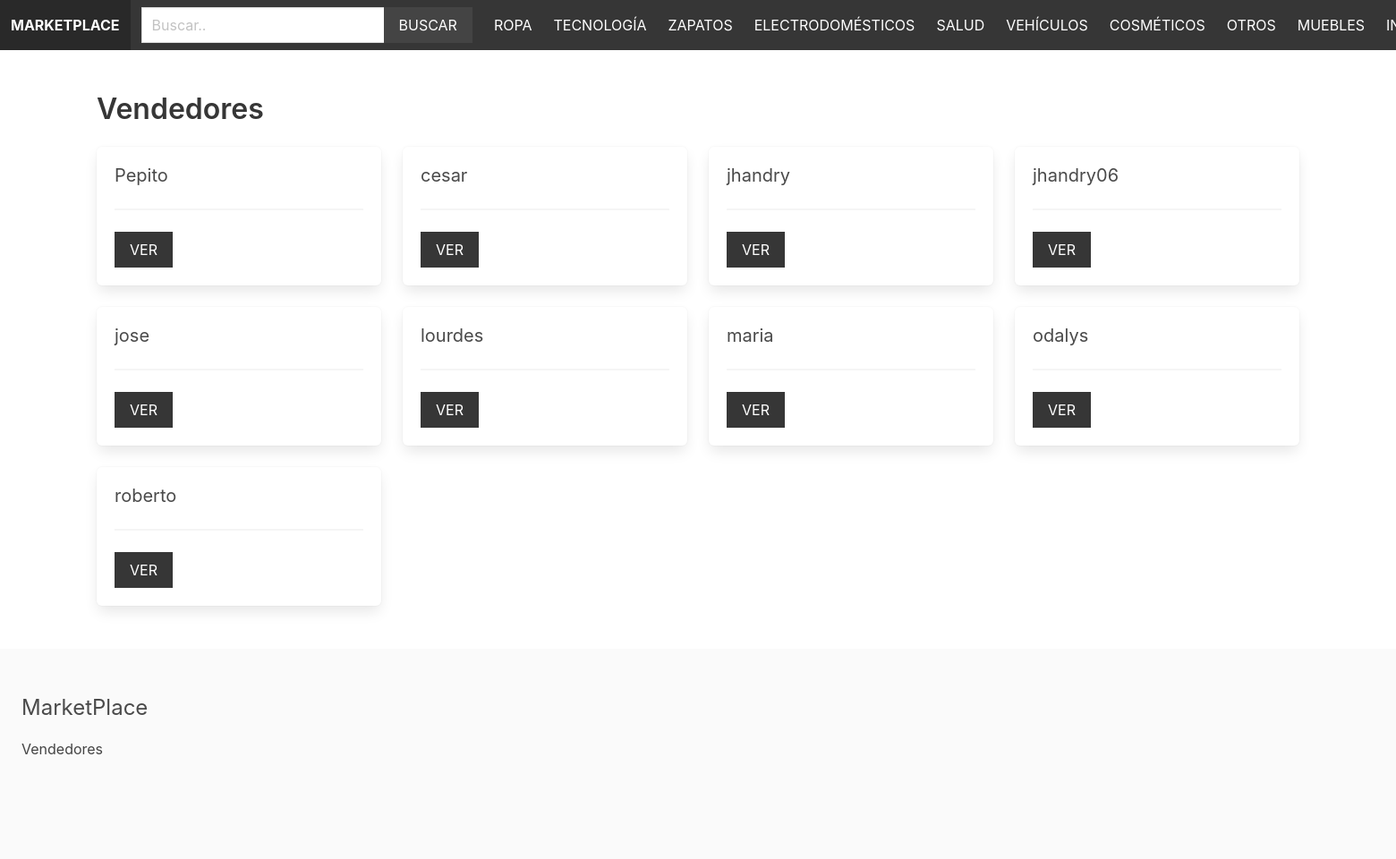
Screenshot of /registrar/ with the database file from the repository.
### AppProducto/models.py (models this page shows, shortened)
class Categoria(models.Model):
    titulo = models.CharField(max_length=255)
    slug = models.SlugField(max_length=255)
    ordering = models.IntegerField(default=0)
    class Meta:
        ordering = ['ordering']

### AppUsuario/models.py (models this page shows, shortened)
class Usuario(models.Model):
    nombre = models.CharField(max_length=255)
    fechadecreacion = models.DateTimeField(auto_now_add=True)
    propietario = models.OneToOneField(User, related_name='usuario', on_delete=models.CASCADE)
    class Meta:
        ordering= ['nombre']

### AppUsuario/views.py (the view)
# urls.py: path('', views.vendors,name='vendors'),
def vendors(request):
    vendors = Usuario.objects.all()
    return render(request, 'user/vendors.html', {'vendors': vendors})

### AppCarrito/carrito.py (called while the page is built)
    def __len__(self):
        return sum(item['quantity'] for item in self.cart.values())

### AppCarrito/context_processors.py (called while the page is built)
def carrito(request):
    return{'carrito': Carrito(request)}

### AppProducto/context_processors.py (called while the page is built)
def menu_categorias(request):
    categorias = Categoria.objects.all()
    return{'menu_categorias': categorias}

### AppUsuario/templates/user/vendors.html (shortened to what this page needs)
{% extends 'home/base.html' %}
{% block content %}
    <h1 class="title">Vendedores</h1>
    <div class="columns is-multiline">
        {% for vendor in vendors %}
            <div class="column is-3">
                <div class="box">
                    <h2 class="subtitle">{{ vendor.nombre }}</h2>
                    <hr>
                    <a href="{% url 'vendor' vendor.id  %}" class="button is-dark is-uppercase">Ver</a>
                </div>
            </div>
        {% endfor %}
    </div>
{% endblock %}

### AppHome/templates/home/base.html (shortened to what this page needs)
{% load static %}
<!DOCTYPE html>
<html>
    <head>
        <link rel="stylesheet" href="https://cdn.jsdelivr.net/npm/bulma@0.9.1/css/bulma.min.css">
        <link rel="stylesheet" href="{% static 'styles/main.css' %}">
    </head>
    <body>
        <nav class="navbar is-dark">
            <div class="navbar-brand">
                <a href="/" class="navbar-item"><strong>Marketplace</strong></a>
            </div>
            <div class="navbar-menu" id="main-navbar">
                <div class="navbar-start">
                    <div class="navbar-item">
                        <form method="get" action="{% url 'Buscar_view' %}">
                            <div class="field has-addons">
                                <div class="control">
                                    <input type="text" class="input" placeholder="Buscar.." name="query">
                                </div>
                                <div class="control">
                                    <button class="button is-dark is-uppercase">Buscar</button>
                                </div>
                            </div>
                        </form>
                    </div>
                </div>
                <div class="navbar-end">
                    {% for categoria in menu_categorias %}
                        <a href="{% url 'Categoria_view' categoria.slug %}" class="navbar-item">{{ categoria.titulo }}</a>
                    {% endfor %}
                    {% if request.user.is_authenticated %}
                        <a href="{% url 'usuarioadmin' %}" class="navbar-item">Mi cuenta</a>
                    {% else %}
                        <a href="{% url 'usuario' %}"class="navbar-item">Iniciar sesión</a>
                    {% endif %}
                </div>
            </div>
        </nav>
        <section class="section">
            <div class="container">
                {% block content %}
                {% endblock %}
            </div>
        </section>
        <footer class="footer">
            <h3 class="is-size-4 mb-4">MarketPlace</h3>
            <a href="{% url 'vendors' %}">Vendedores</a>
        </footer>
    </body>
</html>

### static/styles/main.css (style rules this page uses)
.navbar { text-transform: uppercase; }
.navbar .is-dark { background: #444; }
.footer a { margin-bottom: 15px; display: inline-block; color: #444; }
.input, .button { border-radius: 0; }

### rows the page displays
Categoria: titulo "ROPA"
Categoria: titulo "TECNOLOGÍA"
Categoria: titulo "ZAPATOS"
Categoria: titulo "ELECTRODOMÉSTICOS"
Categoria: titulo "SALUD"
Categoria: titulo "VEHÍCULOS"
Categoria: titulo "COSMÉTICOS"
Categoria: titulo "OTROS"
Categoria: titulo "MUEBLES"
Usuario: nombre "Pepito"
Usuario: nombre "cesar"
Usuario: nombre "jhandry"
Usuario: nombre "jhandry06"
Usuario: nombre "jose"
Usuario: nombre "lourdes"
Usuario: nombre "maria"
Usuario: nombre "odalys"
Usuario: nombre "roberto"
